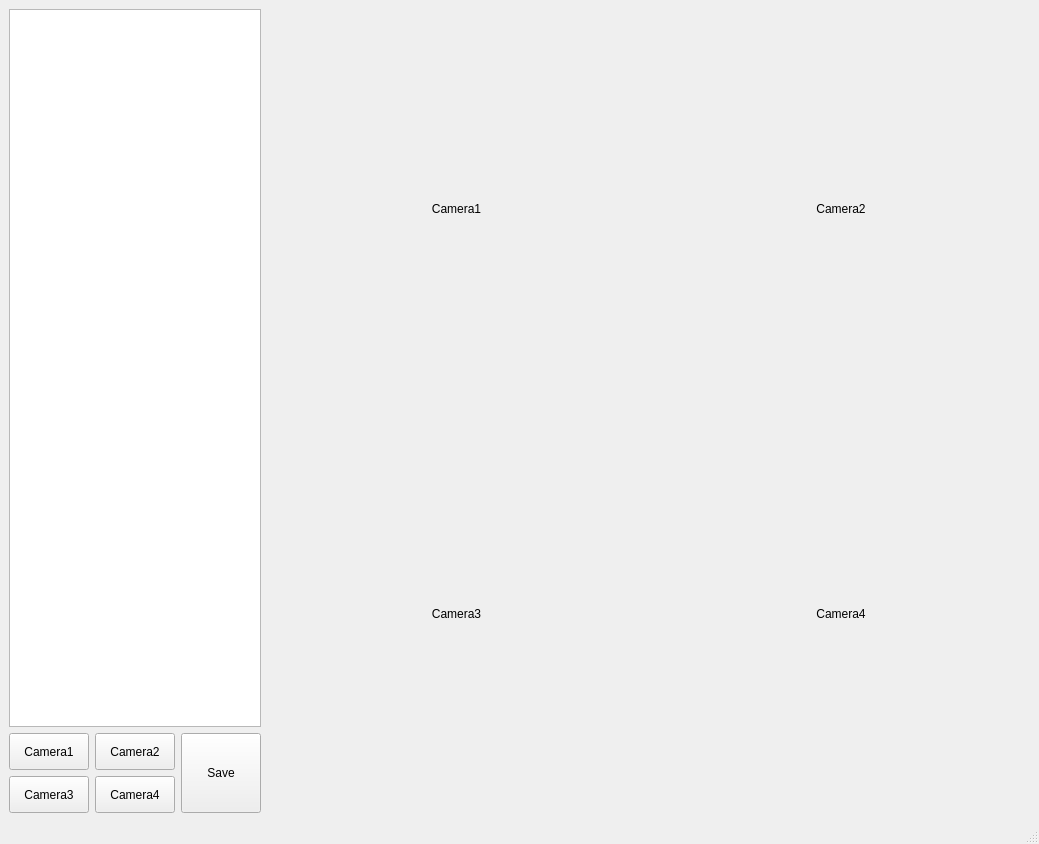
<?xml version="1.0" encoding="UTF-8"?>
<ui version="4.0">
 <class>MainWindow</class>
 <widget class="QMainWindow" name="MainWindow">
  <property name="geometry">
   <rect>
    <x>0</x>
    <y>0</y>
    <width>1039</width>
    <height>844</height>
   </rect>
  </property>
  <property name="sizePolicy">
   <sizepolicy hsizetype="Fixed" vsizetype="Preferred">
    <horstretch>0</horstretch>
    <verstretch>0</verstretch>
   </sizepolicy>
  </property>
  <property name="windowTitle">
   <string>MainWindow</string>
  </property>
  <widget class="QWidget" name="centralwidget">
   <layout class="QHBoxLayout" name="horizontalLayout_3">
    <item>
     <layout class="QHBoxLayout" name="horizontalLayout_2" stretch="2,8">
      <item>
       <layout class="QVBoxLayout" name="verticalLayout" stretch="9,1">
        <item>
         <widget class="QListWidget" name="listWidget_record_boundary_tasks"/>
        </item>
        <item>
         <layout class="QHBoxLayout" name="horizontalLayout">
          <item>
           <layout class="QGridLayout" name="gridLayout_2">
            <item row="0" column="0">
             <widget class="QPushButton" name="btn_camera1">
              <property name="sizePolicy">
               <sizepolicy hsizetype="Minimum" vsizetype="Expanding">
                <horstretch>0</horstretch>
                <verstretch>0</verstretch>
               </sizepolicy>
              </property>
              <property name="text">
               <string>Camera1</string>
              </property>
             </widget>
            </item>
            <item row="0" column="1">
             <widget class="QPushButton" name="btn_camera2">
              <property name="sizePolicy">
               <sizepolicy hsizetype="Minimum" vsizetype="Expanding">
                <horstretch>0</horstretch>
                <verstretch>0</verstretch>
               </sizepolicy>
              </property>
              <property name="text">
               <string>Camera2</string>
              </property>
             </widget>
            </item>
            <item row="1" column="0">
             <widget class="QPushButton" name="btn_camera3">
              <property name="sizePolicy">
               <sizepolicy hsizetype="Minimum" vsizetype="Expanding">
                <horstretch>0</horstretch>
                <verstretch>0</verstretch>
               </sizepolicy>
              </property>
              <property name="text">
               <string>Camera3</string>
              </property>
             </widget>
            </item>
            <item row="1" column="1">
             <widget class="QPushButton" name="btn_camera4">
              <property name="sizePolicy">
               <sizepolicy hsizetype="Minimum" vsizetype="Expanding">
                <horstretch>0</horstretch>
                <verstretch>0</verstretch>
               </sizepolicy>
              </property>
              <property name="text">
               <string>Camera4</string>
              </property>
             </widget>
            </item>
           </layout>
          </item>
          <item>
           <widget class="QPushButton" name="btn_save_boundary">
            <property name="sizePolicy">
             <sizepolicy hsizetype="Maximum" vsizetype="Expanding">
              <horstretch>0</horstretch>
              <verstretch>0</verstretch>
             </sizepolicy>
            </property>
            <property name="text">
             <string>Save</string>
            </property>
           </widget>
          </item>
         </layout>
        </item>
       </layout>
      </item>
      <item>
       <layout class="QGridLayout" name="gridLayout">
        <item row="0" column="1">
         <widget class="QLabel" name="label_camera2">
          <property name="text">
           <string>Camera2</string>
          </property>
          <property name="alignment">
           <set>Qt::AlignCenter</set>
          </property>
         </widget>
        </item>
        <item row="1" column="0">
         <widget class="QLabel" name="label_camera3">
          <property name="text">
           <string>Camera3</string>
          </property>
          <property name="alignment">
           <set>Qt::AlignCenter</set>
          </property>
         </widget>
        </item>
        <item row="1" column="1">
         <widget class="QLabel" name="label_camera4">
          <property name="text">
           <string>Camera4</string>
          </property>
          <property name="alignment">
           <set>Qt::AlignCenter</set>
          </property>
         </widget>
        </item>
        <item row="0" column="0">
         <widget class="QLabel" name="label_camera1">
          <property name="text">
           <string>Camera1</string>
          </property>
          <property name="alignment">
           <set>Qt::AlignCenter</set>
          </property>
         </widget>
        </item>
       </layout>
      </item>
     </layout>
    </item>
   </layout>
  </widget>
  <widget class="QMenuBar" name="menubar">
   <property name="geometry">
    <rect>
     <x>0</x>
     <y>0</y>
     <width>1039</width>
     <height>21</height>
    </rect>
   </property>
  </widget>
  <widget class="QStatusBar" name="statusbar"/>
 </widget>
 <resources/>
 <connections/>
</ui>
